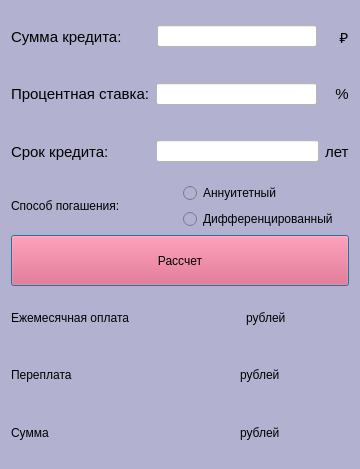
<?xml version="1.0" encoding="UTF-8"?>
<ui version="4.0">
 <class>Credit</class>
 <widget class="QDialog" name="Credit">
  <property name="geometry">
   <rect>
    <x>0</x>
    <y>0</y>
    <width>360</width>
    <height>469</height>
   </rect>
  </property>
  <property name="windowTitle">
   <string>Dialog</string>
  </property>
  <property name="styleSheet">
   <string notr="true">background-color: #B2B1CF;</string>
  </property>
  <layout class="QGridLayout" name="gridLayout">
   <item row="3" column="0">
    <layout class="QHBoxLayout" name="horizontalLayout_4">
     <item>
      <widget class="QLabel" name="interest_rate_2">
       <property name="styleSheet">
        <string notr="true">color: black</string>
       </property>
       <property name="text">
        <string>Способ погашения:</string>
       </property>
      </widget>
     </item>
     <item>
      <layout class="QVBoxLayout" name="verticalLayout_2">
       <item>
        <widget class="QRadioButton" name="radioButton_annuity">
         <property name="styleSheet">
          <string notr="true">color: black;</string>
         </property>
         <property name="text">
          <string>Аннуитетный</string>
         </property>
        </widget>
       </item>
       <item>
        <widget class="QRadioButton" name="radioButton_differentiated">
         <property name="styleSheet">
          <string notr="true">color: black;</string>
         </property>
         <property name="text">
          <string>Дифференцированный</string>
         </property>
        </widget>
       </item>
      </layout>
     </item>
    </layout>
   </item>
   <item row="5" column="0">
    <layout class="QHBoxLayout" name="horizontalLayout_5">
     <item>
      <widget class="QLabel" name="Monthly_pay">
       <property name="styleSheet">
        <string notr="true">color: black;</string>
       </property>
       <property name="text">
        <string>Ежемесячная оплата</string>
       </property>
      </widget>
     </item>
     <item>
      <widget class="QLabel" name="Monthly_pay_sum">
       <property name="styleSheet">
        <string notr="true">color: black;</string>
       </property>
       <property name="text">
        <string/>
       </property>
      </widget>
     </item>
     <item>
      <widget class="QLabel" name="Monthly_pay_rub">
       <property name="styleSheet">
        <string notr="true">color: black;</string>
       </property>
       <property name="text">
        <string>рублей</string>
       </property>
      </widget>
     </item>
    </layout>
   </item>
   <item row="2" column="0">
    <layout class="QHBoxLayout" name="horizontalLayout_2">
     <item>
      <widget class="QLabel" name="credit_term">
       <property name="styleSheet">
        <string notr="true">color: black; font-size: 15px;</string>
       </property>
       <property name="text">
        <string>Срок кредита:          </string>
       </property>
      </widget>
     </item>
     <item>
      <widget class="QLineEdit" name="credit_term_pay">
       <property name="styleSheet">
        <string notr="true">color: black; background-color: white;</string>
       </property>
       <property name="text">
        <string/>
       </property>
      </widget>
     </item>
     <item>
      <widget class="QLabel" name="years">
       <property name="styleSheet">
        <string notr="true">color: black; font-size: 15px</string>
       </property>
       <property name="text">
        <string>лет</string>
       </property>
      </widget>
     </item>
    </layout>
   </item>
   <item row="4" column="0">
    <layout class="QVBoxLayout" name="verticalLayout_3">
     <item>
      <widget class="QPushButton" name="pushButton">
       <property name="sizePolicy">
        <sizepolicy hsizetype="Minimum" vsizetype="Preferred">
         <horstretch>0</horstretch>
         <verstretch>0</verstretch>
        </sizepolicy>
       </property>
       <property name="styleSheet">
        <string notr="true">background-color: #EA526F;
color: black;</string>
       </property>
       <property name="text">
        <string>Рассчет</string>
       </property>
      </widget>
     </item>
    </layout>
   </item>
   <item row="1" column="0">
    <layout class="QHBoxLayout" name="horizontalLayout_3">
     <item>
      <widget class="QLabel" name="interest_rate">
       <property name="styleSheet">
        <string notr="true">color: black; font-size: 15px;</string>
       </property>
       <property name="text">
        <string>Процентная ставка:</string>
       </property>
      </widget>
     </item>
     <item>
      <widget class="QLineEdit" name="percent_rate">
       <property name="styleSheet">
        <string notr="true">color: black; background-color: white;</string>
       </property>
       <property name="text">
        <string/>
       </property>
      </widget>
     </item>
     <item>
      <widget class="QLabel" name="percent">
       <property name="styleSheet">
        <string notr="true">color: black; font-size: 15px</string>
       </property>
       <property name="text">
        <string>   %</string>
       </property>
      </widget>
     </item>
    </layout>
   </item>
   <item row="6" column="0">
    <layout class="QHBoxLayout" name="horizontalLayout_6">
     <item>
      <widget class="QLabel" name="Overpayment_pay">
       <property name="styleSheet">
        <string notr="true">color: black;</string>
       </property>
       <property name="text">
        <string>Переплата</string>
       </property>
      </widget>
     </item>
     <item>
      <widget class="QLabel" name="Overpayment_sum">
       <property name="styleSheet">
        <string notr="true">color: black;</string>
       </property>
       <property name="text">
        <string/>
       </property>
      </widget>
     </item>
     <item>
      <widget class="QLabel" name="Overpayment_rub">
       <property name="styleSheet">
        <string notr="true">color: black;</string>
       </property>
       <property name="text">
        <string>рублей</string>
       </property>
      </widget>
     </item>
    </layout>
   </item>
   <item row="7" column="0">
    <layout class="QHBoxLayout" name="horizontalLayout_7">
     <item>
      <widget class="QLabel" name="Total_payment">
       <property name="styleSheet">
        <string notr="true">color: black;</string>
       </property>
       <property name="text">
        <string>Сумма</string>
       </property>
      </widget>
     </item>
     <item>
      <widget class="QLabel" name="total_payment_sum">
       <property name="styleSheet">
        <string notr="true">color: black;</string>
       </property>
       <property name="text">
        <string/>
       </property>
      </widget>
     </item>
     <item>
      <widget class="QLabel" name="total_payment_rub">
       <property name="styleSheet">
        <string notr="true">color: black;</string>
       </property>
       <property name="text">
        <string>рублей</string>
       </property>
      </widget>
     </item>
    </layout>
   </item>
   <item row="0" column="0">
    <layout class="QHBoxLayout" name="horizontalLayout">
     <item>
      <widget class="QLabel" name="tota_loan_label">
       <property name="styleSheet">
        <string notr="true">color: black; font-size: 15px</string>
       </property>
       <property name="text">
        <string>Сумма кредита:       </string>
       </property>
      </widget>
     </item>
     <item>
      <widget class="QLineEdit" name="totalamount">
       <property name="styleSheet">
        <string notr="true">color: black;
background-color: white;</string>
       </property>
       <property name="text">
        <string/>
       </property>
      </widget>
     </item>
     <item>
      <widget class="QLabel" name="rub">
       <property name="styleSheet">
        <string notr="true">color: black; font-size: 15px</string>
       </property>
       <property name="text">
        <string>    ₽</string>
       </property>
      </widget>
     </item>
    </layout>
   </item>
  </layout>
 </widget>
 <resources/>
 <connections/>
</ui>
